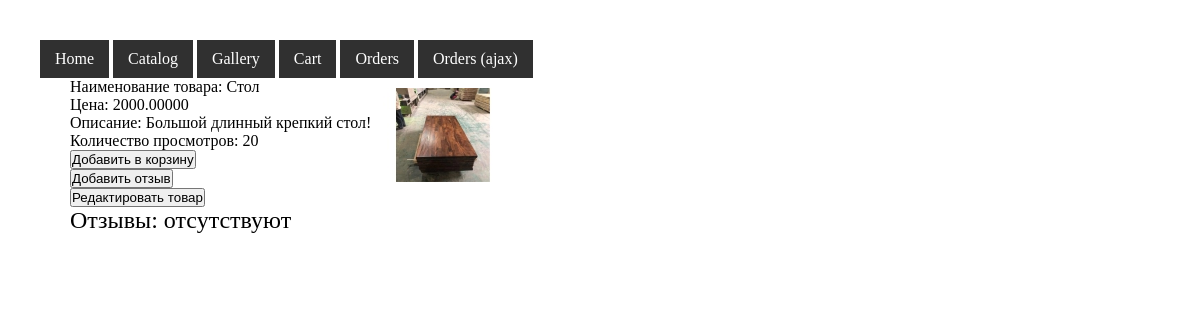
Page /product/view?id=2 (signed in) on the committed database.
### tables this page shows
CREATE TABLE `menu` (
  `id` int(11) NOT NULL,
  `parent_id` int(11) DEFAULT NULL,
  `text` text DEFAULT NULL,
  `href` text DEFAULT NULL,
  `order` int(11) NOT NULL DEFAULT 0
);

CREATE TABLE `product` (
  `id` int(11) NOT NULL,
  `name` text NOT NULL,
  `description` longtext DEFAULT '',
  `cost` decimal(10,5) NOT NULL DEFAULT 0.00000,
  `views` int(11) NOT NULL DEFAULT 0
);

CREATE TABLE `image` (
  `id` int(11) NOT NULL,
  `originalfile` text NOT NULL,
  `previewfile` text NOT NULL,
  `views` int(11) NOT NULL DEFAULT 0
);

### engine/render.php (called while the page is built, shortened)
<?php
function render(
  string $template,
  array $params = [],
  $useLayout = true
) {
  $content = renderTemplate($template, $params);
  if ($useLayout) {
    $menu = isset($params["menu"]) ? renderTemplate("menu/index", ["menu" => $params["menu"]]) : "";
    $content = renderTemplate('layout', compact("content", "menu", "header", "footer"));
  }
  return $content;
}
function renderTemplate(string $template, array $params = [])
{
  extract($params);
  include VIEWS_DIR . "{$template}.php";
  return ob_get_clean();
}

### engine/base.php (called while the page is built, shortened)
<?php
function get($name)
{
  return $_GET[$name];
}

### engine/product.php (called while the page is built, shortened)
<?php
require_once ENGINE_DIR . "db.php";
function getProductById($id)
{
  $prodId = (int) $id;
  $query = "SELECT * FROM `product` WHERE `id` = {$prodId}";
  return dbQueryOne($query);
}
function getProductImages($productId)
{
  $id = (int) $productId;
  $query = "SELECT * FROM `image` WHERE `id` in (SELECT `image_id` FROM `product_image` WHERE `product_id` = {$id}) ORDER BY `views` DESC";
  return dbQueryAll($query);
}
function getProductReviews($id)
{
  $prodId = (int) $id;
  $query = "SELECT * FROM `product_review` WHERE `product_id` = {$prodId} ORDER BY `id` DESC";
  return dbQueryAll($query);
}

### engine/db.php (called while the page is built, shortened)
<?php
function dbConnect()
{
  static $link;
  if (!isset($link) || mysqli_ping($link) === false) {
    $link = mysqli_connect(DB_HOST, DB_USER, DB_PASSWORD, DB_BASE);
    mysqli_set_charset($link, "utf8");
  }
  return $link;
}
function dbQueryAll($query)
{
  return mysqli_fetch_all(mysqli_query(dbConnect(), $query), MYSQLI_ASSOC);
}
function dbQueryOne($query)
{
  return mysqli_fetch_all(mysqli_query(dbConnect(), $query), MYSQLI_ASSOC)[0];
}

### engine/session.php (called while the page is built, shortened)
<?php
function session_get($name)
{
  return $_SESSION[$name];
}

### engine/user.php (called while the page is built, shortened)
<?php
require_once ENGINE_DIR . "db.php";
require_once __DIR__ . "/base.php";
function getUserById($id)
{
  $userId = (int) $id;
  $query = "SELECT * FROM `user` WHERE `id` = {$userId}";
  return dbQueryOne($query);
}
function getUserRoles($id)
{
  $userId = (int) $id;
  $query = "SELECT * FROM `user_role` WHERE `user_id` = {$userId}";
  return dbQueryAll($query);
}
function userIsEditor($id)
{
  $roles = array_map(
    function ($role) {
      return $role["role"];
    },
    getUserRoles($id)
  );
  return count(array_intersect($roles, EDITOR_ROLES)) > 0;
}

### engine/menu.php (called while the page is built, shortened)
<?php
require_once ENGINE_DIR . "db.php";
function getMenuItems(): array
{
  $query = "SELECT * FROM `menu` WHERE `parent_id` IS NULL";
  return dbQueryAll($query);
}

### views/menu/index.php (the view)
<ul class="menu">
  <?php foreach ($menu as $menuItem) : ?>
    <li class="menu__item">
      <a href="<?= $menuItem["href"] ?>"><?= $menuItem["text"] ?></a>
    </li>
  <?php endforeach; ?>
</ul>

### views/product/view.php (shortened to what this page needs)
<div class='content'>
  <div class='reviews'>
    <div>Наименование товара: <?= $product['name'] ?></div>
    <div>Цена: <?= $product['cost'] ?></div>
    <div>Описание: <?= $product['description'] ?></div>
    <div>Количество просмотров: <?= $product['views'] ?></div>
    <form action="/cart/action" enctype="multipart/form-data" method="post">
      <input class='catalog__item__link' type="submit" value="Добавить в корзину" />
    </form>
    <?php if ($user["editor"] ?? false) : ?>
      <form action="/product/addreview" enctype="multipart/form-data" method="get">
        <input class='catalog__item__link' type="submit" value="Добавить отзыв" />
      </form>
      <form action="/product/edit" enctype="multipart/form-data" method="get">
        <input class='catalog__item__link' type="submit" value="Редактировать товар" />
      </form>
    <?php endif; ?>
    <div class='reviews__header'>Отзывы: <?= $reviewsCounter == 0 ? "отсутствуют" : $reviewsCounter ?></div>
  </div>
  <?php if (!empty($product["images"])) : ?>
    <div class='gallery'>
      <?php foreach ($product["images"] as $image) : ?>
        <a href='/gallery/view?id=<?= $image['id'] ?>'>
          <div class='gallery__item'>
            <img class="gallery__item_preview" src='<?= $image['previewfile'] ?>'>
          </div>
        </a>
      <?php endforeach; ?>
    </div>
  <?php endif; ?>
</div>

### public/css/style.css (style rules this page uses)
* { padding: 0; margin: 0; }
body { padding: 40px; }
ul.menu { list-style: none; display: inline-block; }
li.menu__item { display: inline-block; background-color: rgb(48, 48, 48); padding: 10px 15px; }
li.menu__item a { color: #fff; text-decoration: none; }
.gallery__item { padding: 10px; display: inline-block; }
.gallery__item img { width: 125px; max-width: 125px; max-height: 94px; }
.reviews__header { font-size: 24px; }
.content { display: -ms-flexbox; display: -webkit-flex; display: flex; -webkit-flex-direction: row; -ms-flex-direction: row; flex-direction: row; -webkit-flex-wrap: wrap; -ms-flex-wrap: wrap; flex-wrap: wrap; }
.reviews { margin-left: 30px; }
.catalog__item__link { display: inline-block; }

### rows in the picture
menu: text "Home"
menu: text "Catalog"
menu: text "Gallery"
menu: text "Cart"
menu: text "Orders"
menu: text "Orders (ajax)"
product: name "Стол", cost "2000.00000", description "Большой длинный крепкий стол!"
image: previewfile (picture)

### other values in the picture
$product['views'] "20"
